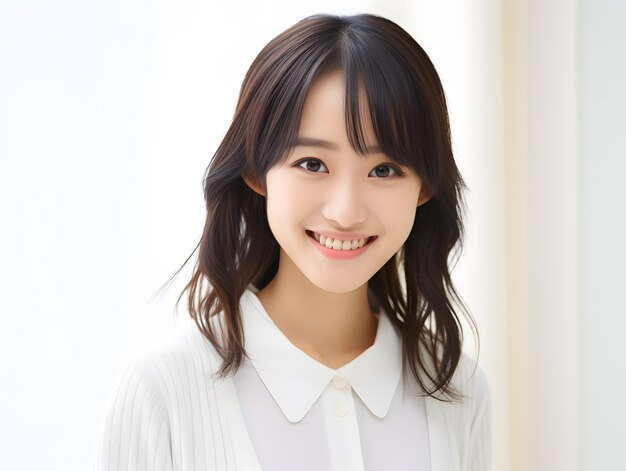
#> input picture img/target-image.jpg, 626 x 471 px
$ python code.py
#> lines starting #> are read from the running program, lines starting #| are printed output that depends on the picture; after the words box and inside, x2 and y2 are one past the last pixel; in counts of white or black regions, pixels touching at a corner belong together
import cv2

# Load pre-trained classifiers for face and smile detection
cascade_face = cv2.CascadeClassifier(cv2.data.haarcascades + 'haarcascade_frontalface_default.xml')
cascade_smile = cv2.CascadeClassifier(cv2.data.haarcascades + 'haarcascade_smile.xml')
font = cv2.FONT_HERSHEY_SIMPLEX

def detect(gray, frame):
    # Detect faces in the grayscale image
    face = cascade_face.detectMultiScale(gray, scaleFactor=1.29, minNeighbors=6)

    for (x, y, w, h) in face:
        # Draw rectangle around the face
        cv2.rectangle(frame, (x, y), (x + w, y + h), (255, 255, 0), 2)
        cv2.putText(frame, 'face', (x, y - 10), font, 1, (255, 255, 0), 2)

        # Region of interest for smile detection
        roi_gray = gray[y:y + h, x:x + w]
        roi_color = frame[y:y + h, x:x + w]

        # Detect smiles in the region of interest
        smile = cascade_smile.detectMultiScale(roi_gray, scaleFactor=1.3, minNeighbors=25)

        for (sx, sy, sw, sh) in smile:
            # Draw rectangle around the smile
            cv2.rectangle(roi_color, (sx, sy), (sx + sw, sy + sh), (0, 255, 255), 2)
            cv2.putText(roi_color, 'smile', (sx, sy - 10), font, 1, (0, 255, 255), 2)

    return frame

# Load image
gambar = cv2.imread('img/target-image.jpg')
#> gambar is the input picture: shape (471, 626, 3); mean B, G, R 197, 201, 208
ubahKeGray = cv2.cvtColor(gambar, cv2.COLOR_BGR2GRAY)
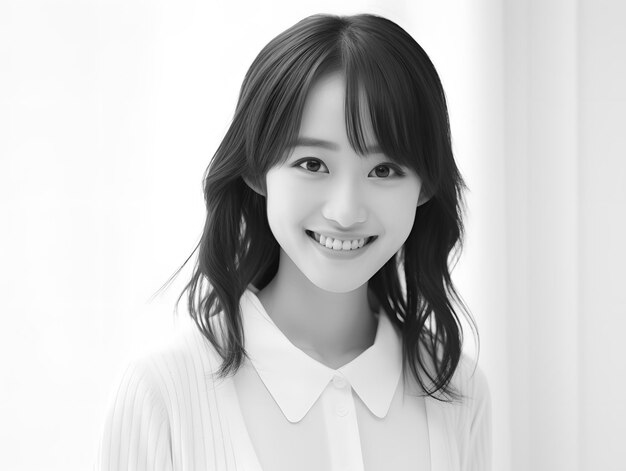
#> ubahKeGray: shape (471, 626); min 2, max 255, mean 202.6

# Perform face and smile detection
result = detect(ubahKeGray, gambar)
#> in detect, `face = cascade_face.detectMultiScale(gray, scaleFactor=1.29, minNeighb..`: face = [[239, 88, 205, 205]]
#> the loop in detect, `for (x, y, w, h) in face:` made 1 pass
#> (x, y, w, h, smile) on pass 1: (239, 88, 205, 205, [[62, 135, 78, 40]])
#> pass 1, in detect, `roi_gray = gray[y:y + h, x:x + w]`:
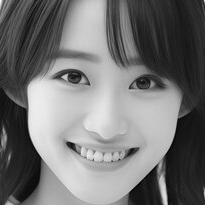
#> roi_gray: shape (205, 205); min 2, max 254, mean 114.8
#> pass 1, in detect, `roi_color = frame[y:y + h, x:x + w]`:
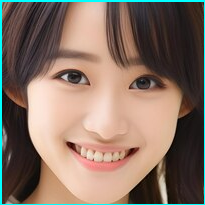
#> roi_color: shape (205, 205, 3); mean B, G, R 100.4, 113.3, 133.3
#> after the loop in detect, `for (x, y, w, h) in face:`:
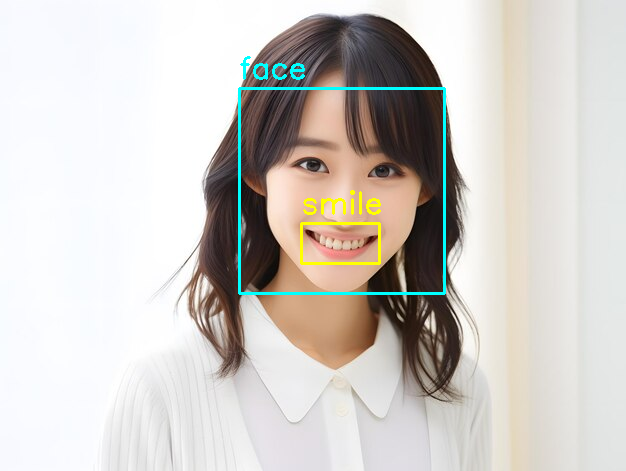
#> frame: shape (471, 626, 3); mean B, G, R 198.2, 203.1, 207.2
#> after the loop in detect, `for (x, y, w, h) in face:`:
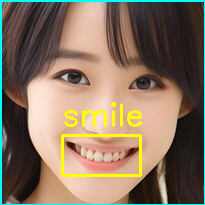
#> roi_color: shape (205, 205, 3); 3.07% of pixels changed, all inside (x1, y1, x2, y2) = (61, 102, 142, 177)

# Display the output
cv2.imshow('Face and Smile Detection', result)

# Wait until a key is pressed
key = cv2.waitKey(0)
#> (key e is pressed here)

# Exit if 'e' is pressed
if key == ord('e'):
    print("Exiting...")
    cv2.destroyAllWindows()

# This code will only execute or detect faces and smiles
# in named photos or images "target-image".
